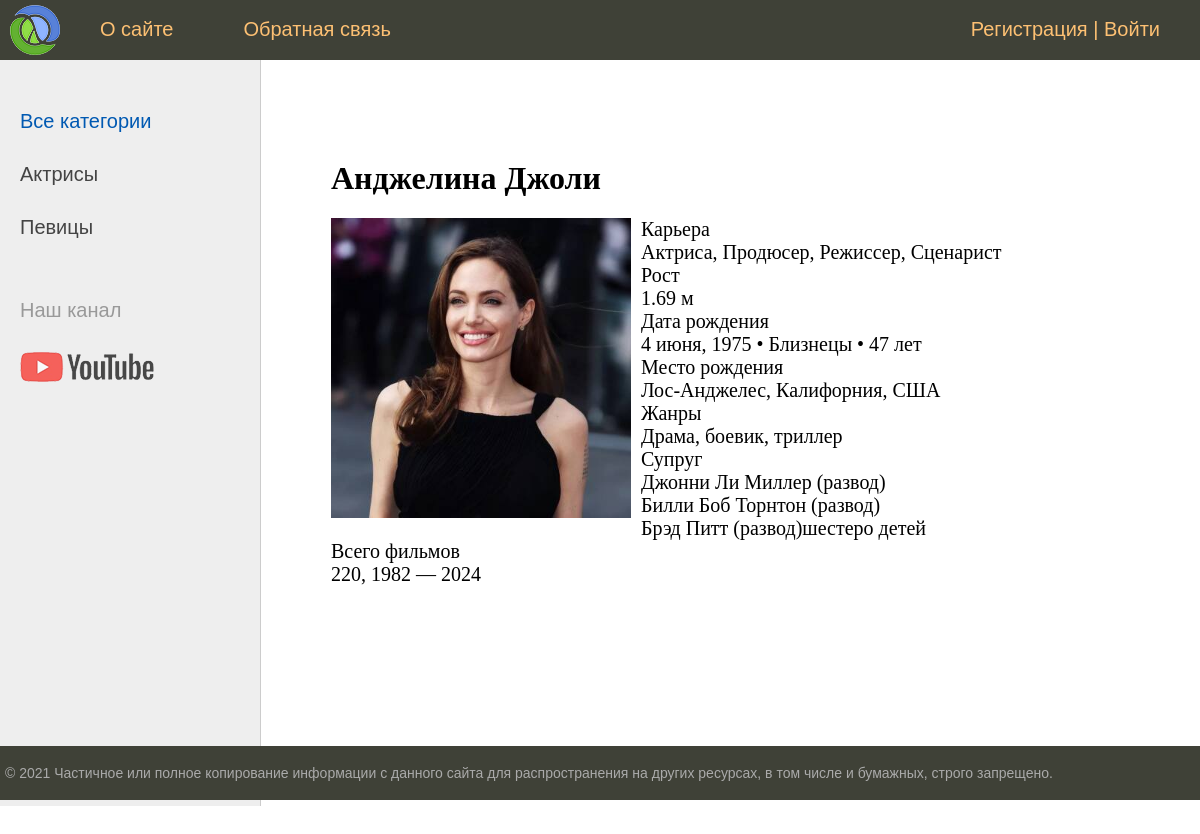
The app's page /post/andzhelina-dzholi/ with its own data.
### women/models.py (models this page shows, shortened)
class Category(models.Model):
    name = models.CharField(max_length=100, db_index=True, verbose_name="Категория")
    slug = models.SlugField(max_length=255, unique=True, db_index=True, verbose_name="URL")
    def get_absolute_url(self):
        return reverse('category', kwargs={'cat_slug': self.slug})
    class Meta:
        verbose_name = 'Категория'
        verbose_name_plural = 'Категории'
        ordering = ['id']

class Women(models.Model):
    title = models.CharField(max_length=255, verbose_name="Заголовок")
    slug = models.SlugField(max_length=255, unique=True, db_index=True, verbose_name="URL")
    content = models.TextField(blank=True, verbose_name="Текст статьи")
    photo = models.ImageField(upload_to="photos/%Y/%m/%d/", verbose_name="Фото")
    time_create = models.DateTimeField(auto_now_add=True, verbose_name="Время создания")
    time_update = models.DateTimeField(auto_now=True, verbose_name="Время изменения")
    is_published = models.BooleanField(default=True, verbose_name="Публикация")
    cat = models.ForeignKey('Category', on_delete=models.PROTECT, verbose_name="Категории")
    def __str__(self):
        return self.title
    class Meta:
        verbose_name = 'Известные женщины'
        verbose_name_plural = 'Известные женщины'
        ordering = ['-time_create', 'title']

### women/views.py (the view)
# urls.py: path('post/<slug:post_slug>/', ShowPost.as_view(), name='post'),
class ShowPost(DataMixin, DeleteView):
    model = Women
    template_name = 'women/post.html'
    slug_url_kwarg = 'post_slug'
    context_object_name = 'post'
    def get_context_data(self, *, object_list=None, **kwargs):
        context = super().get_context_data(**kwargs)
        c_def = self.get_user_contex(title=context['post'])
        return dict(list(context.items()) + list(c_def.items()))

### women/utils.py (called while the page is built)
    def get_user_contex(self, **kwargs):
        context = kwargs
        cats = Category.objects.annotate(Count('women'))
        user_menu = menu.copy()
        if not self.request.user.is_authenticated:
            user_menu.pop(1)
        context['menu'] = user_menu
        context['cats'] = cats
        if 'cat_selected' not in context:
            context['cat_selected'] = 0
        return context

### women/templates/women/post.html
{% extends 'women/base.html' %}
{% block content %}
<h1>{{post.title}}</h1>
{% if post.photo %}
<p><img class="img-article-left" src="{{post.photo.url}}"></p>
{% endif %}
{{post.content|linebreaks}}
{% endblock %}

### women/templates/women/base.html (shortened to what this page needs)
{% load static %}
{% load women_tags %}
<!DOCTYPE html>
<html>
<head>
	<link type="text/css" href="{% static 'women/css/styles.css' %}" rel="stylesheet" />
</head>
<body>
<table class="table-page" border=0 cellpadding="0" cellspacing="0">
<tr><td valign=top>
{% block mainmenu %}
		<div class="header">
			<ul id="mainmenu" class="mainmenu">
			<li class="logo"><a href="{% url 'home' %}"><div class="logo"></div></a></li>
{% for m in menu %}
	<li><a href="{% url m.url_name %}">{{m.title}}</a></li>
{% endfor %}
	{% if request.user.is_authenticated %}
		<li class="last">{{user.username}} | <a href="{% url 'logout' %}">Выйти</a></li>
	{% else %}
		<li class="last"><a href="{% url 'register' %}">Регистрация</a> | <a href="{% url 'login' %}">Войти</a></li>
	{% endif %}
			</ul>
		</div>
{% endblock mainmenu %}
<table class="table-content" border=0 cellpadding="0" cellspacing="0">
<tr>
	<td valign="top" class="left-chapters">
	<ul id="leftchapters">
{% if cat_selected == 0 %}
		<li class="selected">Все категории</li>
{% else %}
		<li><a href="{% url 'home' %}">Все категории</a></li>
{% endif %}
{% for c in cats %}
{% if c.women__count > 0 %}
	{% if c.pk == cat_selected %}
		<li class="selected">{{c.name}}</li>
	{% else %}
		<li><a href="{{ c.get_absolute_url }}">{{c.name}}</a></li>
	{% endif %}
{% endif %}
{% endfor %}
		<li class="share">
		<p>Наш канал</p>
		<a class="share-yt" href="https://www.youtube.com/channel/UClJzWfGWuGJL2t-3dYKcHTA/playlists" target="_blank" rel="nofollow"></a>
		</li>
	</ul>
</td>
<td valign="top" class="content">
	<div class="content-text">
{% block content %}
{% endblock %}
	</div>
</td></tr></table>
</td></tr>
<tr><td valign=top>
	<div id="footer">
		<p>&copy; 2021 Частичное или полное копирование информации с данного сайта для распространения на других ресурсах, в том числе и бумажных, строго запрещено.</p>
	</div>
</td></tr></table>
</body>
</html>

### women/static/women/css/styles.css (style rules this page uses)
html, body { font-family: 'Arial'; margin: 0; padding: 0; height: 100%; width: 100%; color: #444; }
a { color: #0059b2; text-decoration: none; }
img { max-width: 600px; height: auto; }
img.img-article-left { max-width: 300px; height: auto; float: left; padding: 0 10px 10px 0; }
.table-page { width: 100%; height: 100%; vertical-align: top; }
.table-page tr { height: 100%; }
.header { background: #3F4137; height: 60px; }
.logo { background: url('../images/logo.png') no-repeat 10px 5px; width: 70px; height: 60px; }
ul.mainmenu { list-style: none; margin: 0; padding: 0; height: 60px; color: #fdc073; font-size: 20px; overflow: hidden; }
ul.mainmenu li { float: left; margin: 18px 40px 0 30px; }
ul.mainmenu li.logo { margin: 0; }
ul.mainmenu li.last { float: right; }
ul.mainmenu li a { color: #fdc073; text-decoration: none; }
.table-content { width: 100%; min-height: 100%; height: 100%; }
.left-chapters { margin: 0; background: #eee; border-right: 1px solid #ccc; min-height: 100%; }
.left-chapters ul { width: 230px; min-height: 100%; margin: 0; padding: 20px 10px 10px 20px; list-style: none; font-size: 20px; }
.left-chapters ul li { margin: 30px 0 0 0; color: #999; }
.left-chapters ul li.selected { color: #0059b2; }
.left-chapters ul li a { color: #444; text-decoration: none; }
.left-chapters ul li.share { margin: 60px 0 0 0; }
.left-chapters ul li.share p { margin: 30px 0 30px 0; }
.left-chapters ul li.share a { display: inline-block; width: 40px; height: 40px; margin: 0 20px 0 0; }
.left-chapters ul li.share a.share-yt { width: 100%; height: 30px; background: url('../images/share_yt.png') no-repeat 0 0 }
.content { padding: 40px 20px 20px 40px; width: 100%; box-sizing: border-box; }
.content-text { margin: 60px 0 0 30px; color: #000; font-size: 20px; font-family: Yandex Sans Display Light; }
.content-text h1 { font-size: 32px; }
#footer { box-sizing: border-box; background: #3F4137; padding: 5px; color: #aaa; font-size: 14px; font-family: Verdana, Geneva, Arial, Helvetica; text-align: left; overflow: hidden; }

### records on screen
Category: name "Актрисы"
Category: name "Певицы"
Women: title "Анджелина Джоли", photo (picture), content "Карьера Актриса, Продюсер, Режиссер, Сценарист Рост 1.69 м Дата рождения 4 июня, 1975 • Близнецы • 47 лет Место рождения Лос-Анджелес, Калифорния, США Жанры Драма, боевик, триллер Супруг Джонни Ли Миллер (развод) Билли Боб Торнтон (развод) Брэд Питт (развод)шестеро детей Всего фильмов 220, 1982 — 2024"

### other values on screen
{{ m.title }} "О сайте" "Обратная связь"
